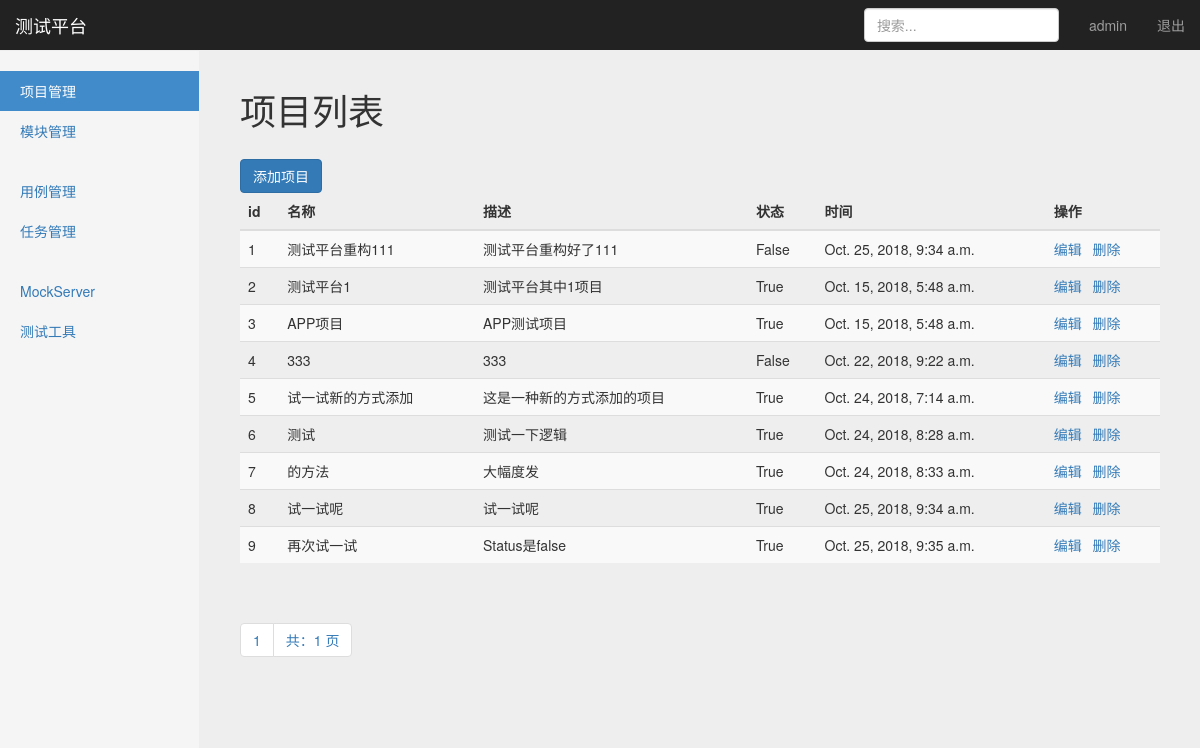
The app's page /manage/project_manage/ (signed in), older data.
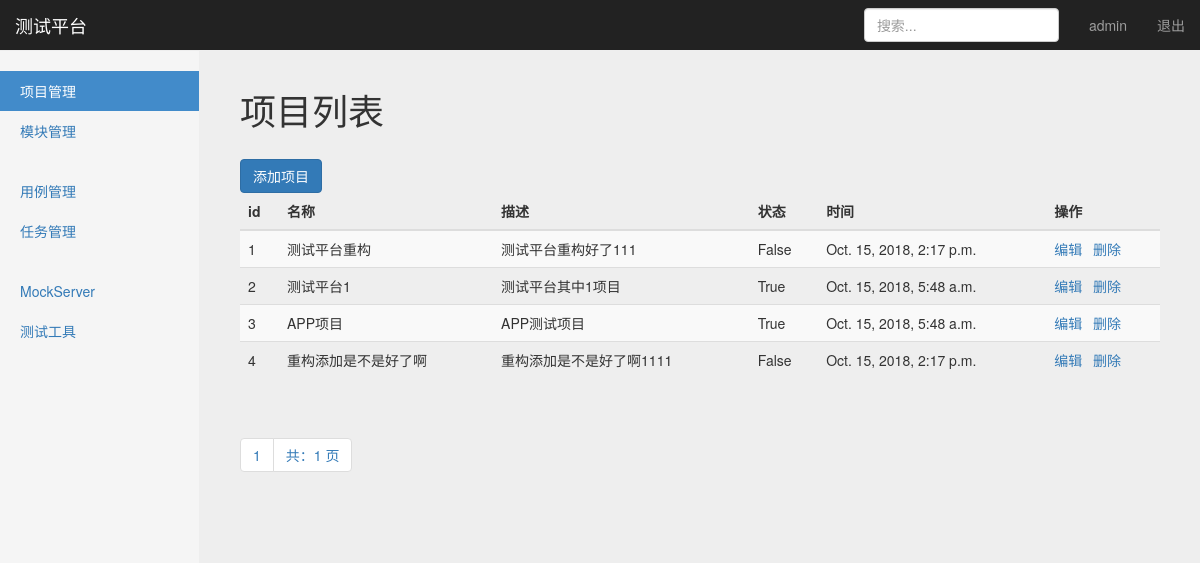
The same page, newer data.
### project_app/models.py (models this page shows, shortened)
class ProjectManage(models.Model):
    title = models.CharField("名称", max_length=100, blank=False, default="")  # 名称
    description = models.TextField("描述", max_length=100, default="")  # 描述
    status = models.BooleanField("status", default=True)  # 状态
    create_time = models.DateTimeField("创建时间", auto_now_add=True)  # 创建时间

### project_app/views/project_views.py (the view)
# urls.py: path('project_manage/', project_views.project_manage),
@login_required
def project_manage(request):
    username = request.session.get('user1', '')  # 读取浏览器 cookies
    project_list = ProjectManage.objects.get_queryset().order_by('id')
    paginator = Paginator(project_list, 10)
    page = request.GET.get("page")
    try:
        contacts = paginator.page(page)
    except PageNotAnInteger:
        contacts = paginator.page(1)
    except EmptyPage:
        contacts = paginator.page(paginator.num_pages)
    return render(request, "project_manage.html", {"user": username,
                                                   "projects": contacts,
                                                   "type": "list"})

### templates/project_manage.html (shortened to what this page needs)
{% extends "base.html" %}
{% block content %}
  <body>
    <nav class="navbar navbar-inverse navbar-fixed-top">
      <div class="container-fluid">
        <div class="navbar-header">
          <a class="navbar-brand" href="#">测试平台</a>
        </div>
        <div id="navbar" class="navbar-collapse collapse">
          <ul class="nav navbar-nav navbar-right">
            <li><a href="#">{{ user }}</a></li>
            <li><a href="/logout/">退出</a></li>
          </ul>
          <form class="navbar-form navbar-right" method="get" action="/manage/search/">
            <input name="search" type="text" class="form-control" placeholder="搜索...">
          </form>
        </div>
      </div>
    </nav>
    <div class="container-fluid">
      <div class="row">
        <div class="col-sm-3 col-md-2 sidebar">
          <ul class="nav nav-sidebar">
            <li class="active"> <a href="#">项目管理</a></li>
            <li><a href="#">模块管理</a></li>
          </ul>
          <ul class="nav nav-sidebar">
            <li><a href="">用例管理</a></li>
            <li><a href="">任务管理</a></li>
          </ul>
          <ul class="nav nav-sidebar">
            <li><a href="">MockServer</a></li>
            <li><a href="">测试工具</a></li>
          </ul>
        </div>
        {% if type == 'list'%}
        <div class="col-sm-9 col-sm-offset-3 col-md-10 col-md-offset-2 main">
         <div>
          <h1 class="sub-header">项目列表</h1>
          <button type="submit" class="btn btn-primary" onclick="window.location.href='/manage/add_project/'" style="margin-top: 8px;">添加项目</button>
         </div>
          <div class="table-responsive">
            <table class="table table-striped">
              <thead>
                <tr>
                  <th>id</th>
                  <th>名称</th>
                  <th>描述</th>
                  <th>状态</th>
                  <th>时间</th>
                  <th>操作</th>
                </tr>
              </thead>
              <tbody>
                {% for project in projects %}
                  <tr>
                    <td>{{ project.id }}</td>
                    <td>{{ project.title }}</td>
                    <td>{{ project.description }}</td>
                    <td>{{ project.status }}</td>
                    <td>{{ project.create_time }}</td>
                    <td>
                      <a href="{% url 'edit_project_page' project.id %}">编辑</a>&ensp;
                      <a href="{% url 'delete' project.id %}">删除</a>
                    </td>
                  </tr>
                {% endfor %}
              </tbody>
            </table>
               <div class="pagination">
                  <span class="step-links">
                    <ul class="pagination">
                       <li><a href="#">{{ projects.number }}</a></li>
                      <li><a href="#">共：{{ projects.paginator.num_pages }} 页</a></li>
                    </ul>
                  </span>
               </div>
          </div>
        </div>
      {% endif %}
    </div>
{% endblock %}

### templates/base.html (shortened to what this page needs)
<!DOCTYPE html>
<html lang="zh-CN">
<head>
  {% load static %}
  <link href="{% static  'css/bootstrap.min.css'%}" rel="stylesheet">
  <link href="{% static 'css/signin.css' %}" rel="stylesheet">
  <link href="{%static 'css/dashboard.css'%}" rel="stylesheet">
</head>
<body>
{% block content %}
{% endblock %}
</body>
</html>

### static/css/signin.css (style rules this page uses)
body { padding-top: 40px; padding-bottom: 40px; background-color: #eee; }

### static/css/dashboard.css (style rules this page uses)
body { padding-top: 50px; }
.sub-header { padding-bottom: 10px; border-bottom: 1px solid #eee; }
.navbar-fixed-top { border: 0; }
.sidebar { display: none; }
@media (min-width: 768px) { .sidebar { position: fixed; top: 51px; bottom: 0; left: 0; z-index: 1000; display: block; padding: 20px; overflow-x: hidden; overflow-y: auto; background-color: #f5f5f5; border-right: 1px solid #eee; } }
.nav-sidebar { margin-right: -21px; margin-bottom: 20px; margin-left: -20px; }
.nav-sidebar > li > a { padding-right: 20px; padding-left: 20px; }
.nav-sidebar > .active > a, .nav-sidebar > .active > a:hover, .nav-sidebar > .active > a:focus { color: #fff; background-color: #428bca; }
.main { padding: 20px; }
@media (min-width: 768px) { .main { padding-right: 40px; padding-left: 40px; } }

Row changes from the older to the newer data that the page shows:
removed ProjectManage: id "5", title "试一试新的方式添加", description "这是一种新的方式添加的项目", status "True", create_time "Oct. 24, 2018, 7:14 a.m."
removed ProjectManage: id "6", title "测试", description "测试一下逻辑", status "True", create_time "Oct. 24, 2018, 8:28 a.m."
removed ProjectManage: id "7", title "的方法", description "大幅度发", status "True", create_time "Oct. 24, 2018, 8:33 a.m."
removed ProjectManage: id "8", title "试一试呢", description "试一试呢", status "True", create_time "Oct. 25, 2018, 9:34 a.m."
removed ProjectManage: id "9", title "再次试一试", description "Status是false", status "True", create_time "Oct. 25, 2018, 9:35 a.m."
changed ProjectManage "测试平台重构好了111": title "测试平台重构111" → "测试平台重构"; create_time "Oct. 25, 2018, 9:34 a.m." → "Oct. 15, 2018, 2:17 p.m."
changed ProjectManage id 4: title "333" → "重构添加是不是好了啊"; description "333" → "重构添加是不是好了啊1111"; create_time "Oct. 22, 2018, 9:22 a.m." → "Oct. 15, 2018, 2:17 p.m."
